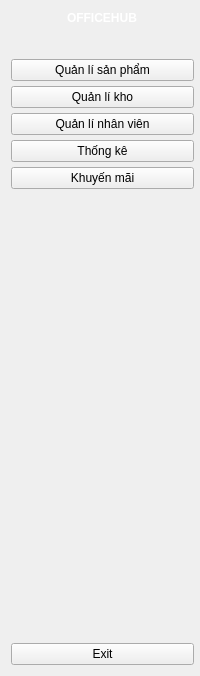
     <widget class="QWidget" name="Full_menu" native="true">
      <layout class="QVBoxLayout" name="verticalLayout_4">
       <property name="rightMargin">
        <number>6</number>
       </property>
       <item>
        <layout class="QHBoxLayout" name="horizontalLayout_2">
         <item>
          <widget class="QLabel" name="logo_2">
           <property name="maximumSize">
            <size>
             <width>50</width>
             <height>50</height>
            </size>
           </property>
           <property name="text">
            <string/>
           </property>
           <property name="pixmap">
            <pixmap resource="resource.qrc">:/icons/icons/edit-10-xxl.png</pixmap>
           </property>
           <property name="scaledContents">
            <bool>true</bool>
           </property>
          </widget>
         </item>
         <item>
          <widget class="QLabel" name="label_3">
           <property name="font">
            <font>
             <pointsize>9</pointsize>
             <weight>75</weight>
             <italic>false</italic>
             <bold>true</bold>
            </font>
           </property>
           <property name="styleSheet">
            <string notr="true">color: white;
</string>
           </property>
           <property name="text">
            <string>OFFICEHUB  </string>
           </property>
          </widget>
         </item>
        </layout>
       </item>
       <item>
        <spacer name="verticalSpacer_4">
         <property name="orientation">
          <enum>Qt::Vertical</enum>
         </property>
         <property name="sizeHint" stdset="0">
          <size>
           <width>20</width>
           <height>28</height>
          </size>
         </property>
        </spacer>
       </item>
       <item>
        <layout class="QVBoxLayout" name="verticalLayout_2">
         <property name="spacing">
          <number>5</number>
         </property>
         <property name="rightMargin">
          <number>0</number>
         </property>
         <item>
          <widget class="QPushButton" name="product_btn_2">
           <property name="text">
            <string>Quản lí sản phẩm</string>
           </property>
           <property name="icon">
            <iconset resource="resource.qrc">
             <normaloff>:/icons/icons/product-xxl.png</normaloff>
             <normalon>:/icons/icons/product-xl.png</normalon>:/icons/icons/product-xxl.png</iconset>
           </property>
           <property name="checkable">
            <bool>true</bool>
           </property>
           <property name="autoExclusive">
            <bool>true</bool>
           </property>
          </widget>
         </item>
         <item>
          <widget class="QPushButton" name="warehouse_btn_2">
           <property name="text">
            <string>Quản lí kho</string>
           </property>
           <property name="icon">
            <iconset resource="resource.qrc">
             <normaloff>:/icons/icons/calendar-7-xl.png</normaloff>
             <normalon>:/icons/icons/calendar-7-xxl.png</normalon>:/icons/icons/calendar-7-xl.png</iconset>
           </property>
           <property name="checkable">
            <bool>true</bool>
           </property>
           <property name="autoExclusive">
            <bool>true</bool>
           </property>
          </widget>
         </item>
         <item>
          <widget class="QPushButton" name="emp_btn_2">
           <property name="text">
            <string>Quản lí nhân viên</string>
           </property>
           <property name="icon">
            <iconset resource="resource.qrc">
             <normaloff>:/icons/icons/group-xxl.png</normaloff>
             <normalon>:/icons/icons/group-xl.png</normalon>:/icons/icons/group-xxl.png</iconset>
           </property>
           <property name="checkable">
            <bool>true</bool>
           </property>
           <property name="autoExclusive">
            <bool>true</bool>
           </property>
          </widget>
         </item>
         <item>
          <widget class="QPushButton" name="statistic_btn_2">
           <property name="text">
            <string>Thống kê</string>
           </property>
           <property name="icon">
            <iconset resource="resource.qrc">
             <normaloff>:/icons/icons/dashboard-5-xxl.png</normaloff>
             <normalon>:/icons/icons/dashboard-xl.png</normalon>:/icons/icons/dashboard-5-xxl.png</iconset>
           </property>
           <property name="checkable">
            <bool>true</bool>
           </property>
           <property name="autoExclusive">
            <bool>true</bool>
           </property>
          </widget>
         </item>
         <item>
          <widget class="QPushButton" name="promotion_btn_2">
           <property name="text">
            <string>Khuyến mãi</string>
           </property>
           <property name="icon">
            <iconset resource="resource.qrc">
             <normaloff>:/icons/icons/sale-2-xl.png</normaloff>:/icons/icons/sale-2-xl.png</iconset>
           </property>
           <property name="checkable">
            <bool>true</bool>
           </property>
           <property name="autoExclusive">
            <bool>true</bool>
           </property>
          </widget>
         </item>
        </layout>
       </item>
       <item>
        <spacer name="verticalSpacer_2">
         <property name="orientation">
          <enum>Qt::Vertical</enum>
         </property>
         <property name="sizeHint" stdset="0">
          <size>
           <width>20</width>
           <height>448</height>
          </size>
         </property>
        </spacer>
       </item>
       <item>
        <widget class="QPushButton" name="Exit_2">
         <property name="text">
          <string>Exit</string>
         </property>
         <property name="icon">
          <iconset resource="resource.qrc">
           <normaloff>:/icons/icons/x-mark-5-xxl.png</normaloff>
           <normalon>:/icons/icons/x-mark-5-xl.png</normalon>:/icons/icons/x-mark-5-xxl.png</iconset>
         </property>
         <property name="checkable">
          <bool>true</bool>
         </property>
         <property name="autoExclusive">
          <bool>true</bool>
         </property>
        </widget>
       </item>
      </layout>
     </widget>
